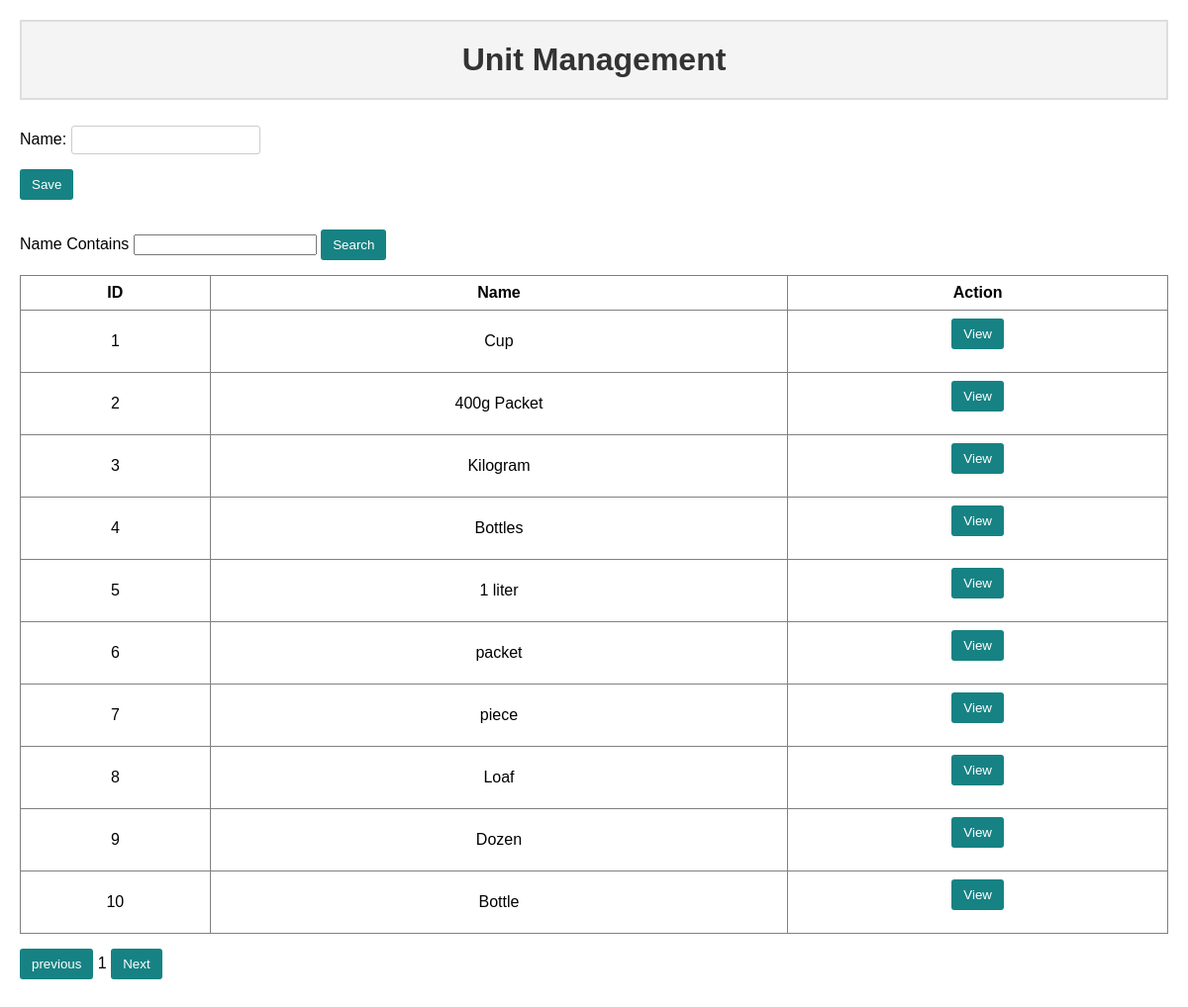
Screenshot of /app/unit/ with the database file from the repository.
### app/models.py (models this page shows, shortened)
class Unit (models.Model):
    name = models.CharField(max_length = 20)

### app/views.py (the view)
# urls.py: path('unit/', views.unit_view),
def unit_view(request) :
    units = Unit.objects.all()
    if request.method == 'POST':
        form = UnitForm(request.POST)
        if form.is_valid():
            form.save()
    else:
        form = UnitForm()
    context = {'form':form, 'uts':units}
    return render(request, 'unit.html', context)

### app/forms.py
class UnitForm(forms.ModelForm):
    class Meta:
        model = Unit
        fields = '__all__'

### app/templates/unit.html (shortened to what this page needs)
<html>
    <head>
    </head>
<h1>Unit Management</h1>
<form method="POST">
    {{form}}
    <input type="submit" value="Save">
</form>
<label>Name Contains</label>
<input/>
<button>Search</button>
<table border="1">
<tr>
<th>ID</th>
<th>Name</th>
<th>Action</th>
</tr>
{% for unit in uts %}
<tr>
    <td>{{unit.id}}</td>
    <td>{{unit.name}}</td>
    <td><button>View</button></td>
</tr>
{% endfor %}
</table>
<button>previous</button>
<label>1</label>
<button>Next</button>
</html>

### app/templates/unit.html (style rules this page uses)
h1 { text-align: center; background-color: #f4f4f4; border: 2px solid #ddd; padding: 20px; color: #333; }
form, label, input, button, table { margin-bottom: 15px; }
input[type="submit"], button { background-color: #178283; color: white; padding: 8px 12px; border: none; border-radius: 3px; cursor: pointer; }
input[type="text"] { padding: 6px; margin-top: 5px; border: 1px solid #ccc; border-radius: 3px; }
table { width: 100%; border-collapse: collapse; }
th, td { padding: 8px; text-align: center; }

### rows the page displays
Unit: id "1", name "Cup"
Unit: id "2", name "400g Packet"
Unit: id "3", name "Kilogram"
Unit: id "4", name "Bottles"
Unit: id "5", name "1 liter"
Unit: id "6", name "packet"
Unit: id "7", name "piece"
Unit: id "8", name "Loaf"
Unit: id "9", name "Dozen"
Unit: id "10", name "Bottle"
